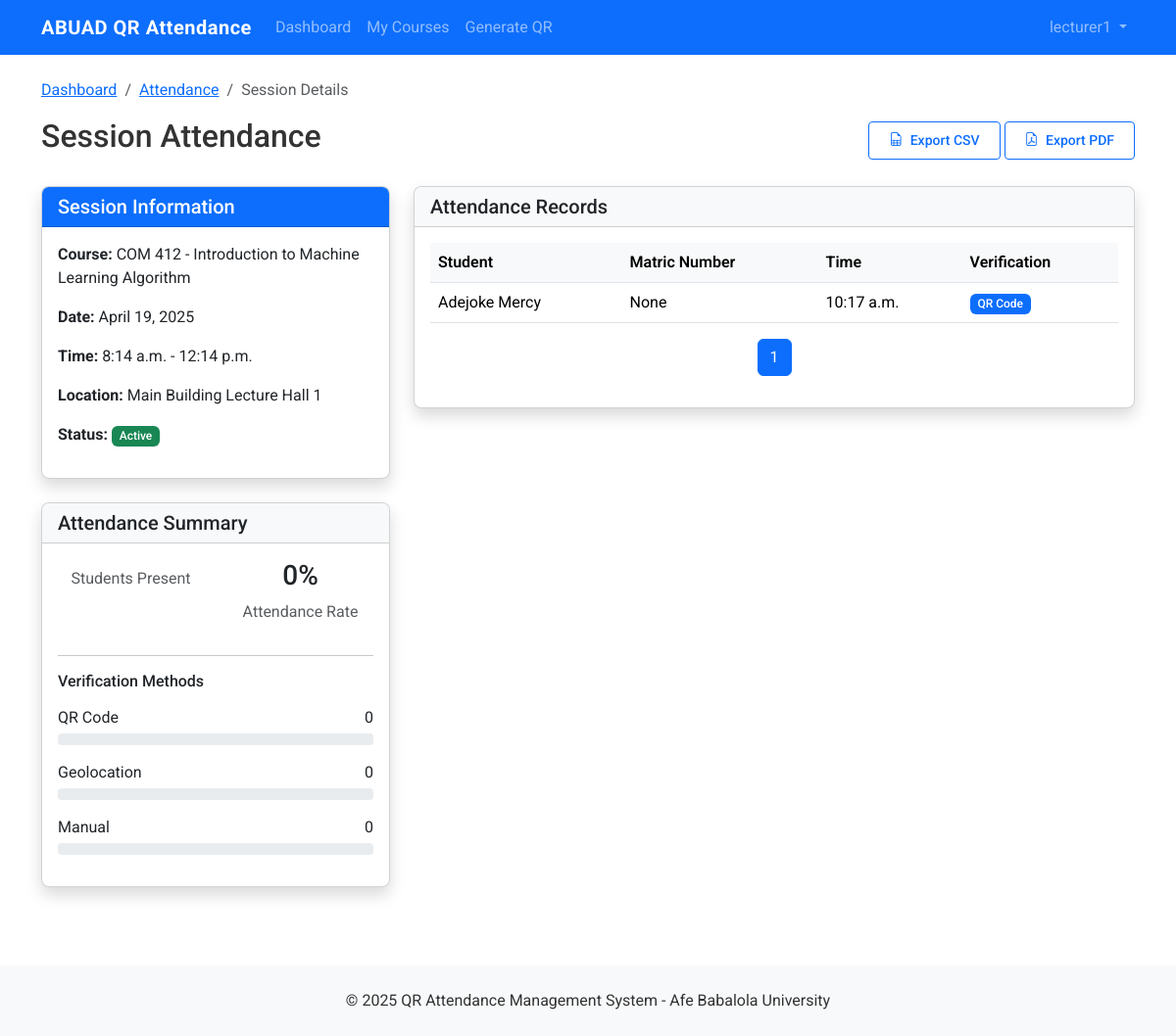
The app's page /attendance/?session=1 (signed in) with its own data.
### accounts/models.py (models this page shows, shortened)
class User(AbstractUser):
    USER_TYPE_CHOICES = (
        ('admin', 'Admin'),
        ('lecturer', 'Lecturer'),
        ('student', 'Student'),
    )
    user_type = models.CharField(max_length=10, choices=USER_TYPE_CHOICES, default='student')
    department = models.CharField(max_length=100, blank=True, null=True)
    matric_number = models.CharField(max_length=20, blank=True, null=True)
    profile_picture = models.ImageField(upload_to='profile_pics/', blank=True, null=True)

### core/models.py (models this page shows, shortened)
class Session(models.Model):
    course = models.ForeignKey(Course, on_delete=models.CASCADE, related_name='sessions')
    location = models.ForeignKey(Location, on_delete=models.CASCADE)
    date = models.DateField()
    start_time = models.TimeField()
    end_time = models.TimeField()
    is_active = models.BooleanField(default=False)
    class Meta:
        ordering = ['-date', 'start_time']

class Course(models.Model):
    code = models.CharField(max_length=20, unique=True)
    title = models.CharField(max_length=200)
    description = models.TextField(blank=True, null=True)
    lecturer = models.ForeignKey(
        settings.AUTH_USER_MODEL,
        on_delete=models.CASCADE,
        related_name='courses',
        limit_choices_to={'user_type': 'lecturer'}
    )
    students = models.ManyToManyField(
        settings.AUTH_USER_MODEL,
        related_name='enrolled_courses',
        limit_choices_to={'user_type': 'student'},
        blank=True
    )
    created_at = models.DateTimeField(auto_now_add=True)
    updated_at = models.DateTimeField(auto_now=True)
    is_active = models.BooleanField(default=True)  # Add this line
    class Meta:
        ordering = ['code']

class Location(models.Model):
    name = models.CharField(max_length=100)
    building = models.CharField(max_length=100)
    room_number = models.CharField(max_length=20, blank=True, null=True)
    latitude = models.DecimalField(max_digits=9, decimal_places=6)
    longitude = models.DecimalField(max_digits=9, decimal_places=6)
    radius = models.IntegerField(default=50, help_text="Radius in meters for geofencing")
    created_at = models.DateTimeField(auto_now_add=True)
    is_active = models.BooleanField(default=True)
    class Meta:
        unique_together = ['building', 'room_number']

class Attendance(models.Model):
    student = models.ForeignKey(
        settings.AUTH_USER_MODEL,
        on_delete=models.CASCADE,
        related_name='attendances',
        limit_choices_to={'user_type': 'student'}
    )
    session = models.ForeignKey(Session, on_delete=models.CASCADE, related_name='attendances')
    qrcode = models.ForeignKey(QRCode, on_delete=models.SET_NULL, null=True, related_name='attendances')
    timestamp = models.DateTimeField(auto_now_add=True)
    latitude = models.DecimalField(max_digits=9, decimal_places=6, null=True)
    longitude = models.DecimalField(max_digits=9, decimal_places=6, null=True)
    is_present = models.BooleanField(default=True)
    verification_method = models.CharField(
        max_length=20,
        choices=[
            ('qrcode', 'QR Code'),
            ('manual', 'Manual Entry'),
            ('geolocation', 'Geolocation')
        ],
        default='qrcode'
    )
    class Meta:
        unique_together = ['student', 'session']
        ordering = ['-timestamp']

### core/views.py (the view, shortened to what this page needs)
# urls.py: path('attendance/', views.attendance_list, name='attendance_list'),
@login_required
def attendance_list(request):
    from django.core.paginator import Paginator
    from .attendance_utils import get_attendance_statistics
    user = request.user
    course_id = request.GET.get('course')
    date_from = request.GET.get('date_from')
    date_to = request.GET.get('date_to')
    if user.user_type == 'student':
        attendances = Attendance.objects.filter(student=user).order_by('-session__date', '-timestamp')
        if course_id:
            attendances = attendances.filter(session__course_id=course_id)
        if date_from:
            try:
                date_from_obj = datetime.datetime.strptime(date_from, '%Y-%m-%d').date()
                attendances = attendances.filter(session__date__gte=date_from_obj)
            except ValueError:
                pass
        if date_to:
            try:
                date_to_obj = datetime.datetime.strptime(date_to, '%Y-%m-%d').date()
                attendances = attendances.filter(session__date__lte=date_to_obj)
            except ValueError:
                pass
        paginator = Paginator(attendances, 10)
        page_number = request.GET.get('page')
        page_obj = paginator.get_page(page_number)
        stats = get_attendance_statistics(user, course_id, date_from, date_to)
        context = {
            'attendances': page_obj,
            'is_paginated': True,
            'page_obj': page_obj,
            'enrolled_courses': user.enrolled_courses.all(),
            'selected_course': course_id,
            'date_from': date_from,
            'date_to': date_to
        }
        if stats:
            context.update(stats)
        return render(request, 'core/student_attendance.html', context)
    elif user.user_type == 'lecturer':
        courses = Course.objects.filter(lecturer=user)
        session_id = request.GET.get('session')
        if session_id:
            try:
                session = Session.objects.get(id=session_id, course__lecturer=user)
                attendances = Attendance.objects.filter(session=session).order_by('student__last_name')
                paginator = Paginator(attendances, 20)
                page_number = request.GET.get('page')
                page_obj = paginator.get_page(page_number)
                return render(request, 'core/session_attendance.html', {
                    'session': session,
                    'attendances': page_obj,
                    'is_paginated': True,
                    'page_obj': page_obj
                })
            except Session.DoesNotExist:
                messages.error(request, "Session not found or you don't have permission to view it.")
    return redirect('dashboard')

### templates/core/session_attendance.html (shortened to what this page needs)
{% extends 'base.html' %}
{% load django_bootstrap5 %}
{% load static %}
{% block content %}
<div class="row">
    <div class="col-md-12 mb-4">
        <nav aria-label="breadcrumb">
            <ol class="breadcrumb">
                <li class="breadcrumb-item"><a href="{% url 'dashboard' %}">Dashboard</a></li>
                <li class="breadcrumb-item"><a href="{% url 'attendance_list' %}">Attendance</a></li>
                <li class="breadcrumb-item active" aria-current="page">Session Details</li>
            </ol>
        </nav>
        <div class="d-flex justify-content-between align-items-center">
            <h2>Session Attendance</h2>
            <div>
                <a href="{% url 'export_attendance' %}?format=csv&session={{ session.id }}" class="btn btn-outline-primary btn-sm">
                    <i class="bi bi-file-earmark-spreadsheet me-1"></i> Export CSV
                </a>
                <a href="{% url 'export_attendance' %}?format=pdf&session={{ session.id }}" class="btn btn-outline-primary btn-sm">
                    <i class="bi bi-file-earmark-pdf me-1"></i> Export PDF
                </a>
            </div>
        </div>
    </div>
</div>
<div class="row">
    <div class="col-md-4 mb-4">
        <div class="card shadow">
            <div class="card-header bg-primary text-white">
                <h5 class="mb-0">Session Information</h5>
            </div>
            <div class="card-body">
                <p><strong>Course:</strong> {{ session.course.code }} - {{ session.course.title }}</p>
                <p><strong>Date:</strong> {{ session.date }}</p>
                <p><strong>Time:</strong> {{ session.start_time }} - {{ session.end_time }}</p>
                <p><strong>Location:</strong> {{ session.location.name }}</p>
                <p><strong>Status:</strong>
                    {% if session.is_active %}
                        <span class="badge bg-success">Active</span>
                    {% else %}
                        <span class="badge bg-secondary">Inactive</span>
                    {% endif %}
                </p>
            </div>
        </div>
        <div class="card shadow mt-4">
            <div class="card-header bg-light">
                <h5 class="mb-0">Attendance Summary</h5>
            </div>
            <div class="card-body">
                <div class="row text-center">
                    <div class="col-6">
                        <p class="text-muted">Students Present</p>
                    </div>
                    <div class="col-6">
                        <h3>{{ attendance_rate|default:"0" }}%</h3>
                        <p class="text-muted">Attendance Rate</p>
                    </div>
                </div>
                <hr>
                <h6 class="mb-3">Verification Methods</h6>
                <div class="mb-3">
                    <div class="d-flex justify-content-between mb-1">
                        <span>QR Code</span>
                        <span>{{ qr_count|default:"0" }}</span>
                    </div>
                    <div class="progress">
                    </div>
                </div>
                <div class="mb-3">
                    <div class="d-flex justify-content-between mb-1">
                        <span>Geolocation</span>
                        <span>{{ geo_count|default:"0" }}</span>
                    </div>
                    <div class="progress">
                    </div>
                </div>
                <div class="mb-3">
                    <div class="d-flex justify-content-between mb-1">
                        <span>Manual</span>
                        <span>{{ manual_count|default:"0" }}</span>
                    </div>
                    <div class="progress">
                    </div>
                </div>
            </div>
        </div>
    </div>
    <div class="col-md-8 mb-4">
        <div class="card shadow">
            <div class="card-header bg-light">
                <h5 class="mb-0">Attendance Records</h5>
            </div>
            <div class="card-body">
                {% if attendances %}
                    <div class="table-responsive">
                        <table class="table table-hover">
                            <thead>
                                <tr>
                                    <th>Student</th>
                                    <th>Matric Number</th>
                                    <th>Time</th>
                                    <th>Verification</th>
                                </tr>
                            </thead>
                            <tbody>
                                {% for attendance in attendances %}
                                <tr>
                                    <td>{{ attendance.student.get_full_name }}</td>
                                    <td>{{ attendance.student.matric_number }}</td>
                                    <td>{{ attendance.timestamp|time }}</td>
                                    <td>
                                        {% if attendance.verification_method == 'qrcode' %}
                                            <span class="badge bg-primary">QR Code</span>
                                        {% elif attendance.verification_method == 'geolocation' %}
                                            <span class="badge bg-info">Geolocation</span>
                                        {% else %}
                                            <span class="badge bg-secondary">Manual</span>
                                        {% endif %}
                                    </td>
                                </tr>
                                {% endfor %}
                            </tbody>
                        </table>
                    </div>
                    {% if is_paginated %}
                    <nav aria-label="Page navigation">
                        <ul class="pagination justify-content-center">
                            {% for num in page_obj.paginator.page_range %}
                                {% if page_obj.number == num %}
                                    <li class="page-item active"><a class="page-link" href="#">{{ num }}</a></li>
                                {% elif num > page_obj.number|add:'-3' and num < page_obj.number|add:'3' %}
                                    <li class="page-item">
                                        <a class="page-link" href="?session={{ session.id }}&page={{ num }}">{{ num }}</a>
                                    </li>
                                {% endif %}
                            {% endfor %}
                        </ul>
                    </nav>
                    {% endif %}
                {% else %}
                    <p class="text-center text-muted">No attendance records found for this session.</p>
                {% endif %}
            </div>
        </div>
    </div>
</div>
{% endblock %}

### templates/base.html (shortened to what this page needs)
{% load django_bootstrap5 %}
{% load static %}
<!DOCTYPE html>
<html lang="en">
<head>
    {% bootstrap_css %}
    <link rel="stylesheet" href="https://cdn.jsdelivr.net/npm/bootstrap-icons@1.11.0/font/bootstrap-icons.css">
    <link rel="stylesheet" href="{% static 'css/custom.css' %}">
</head>
<body>
    <nav class="navbar navbar-expand-lg navbar-dark bg-primary">
        <div class="container">
            <a class="navbar-brand" href="/">ABUAD QR Attendance</a>
            <div class="collapse navbar-collapse" id="navbarNav">
                <ul class="navbar-nav me-auto">
                    {% if user.is_authenticated %}
                        <li class="nav-item">
                            <a class="nav-link" href="{% url 'dashboard' %}">Dashboard</a>
                        </li>
                        {% if user.user_type == 'lecturer' %}
                            <li class="nav-item">
                                <a class="nav-link" href="{% url 'course_list' %}">My Courses</a>
                            </li>
                            <li class="nav-item">
                                <a class="nav-link" href="{% url 'generate_qrcode' %}">Generate QR</a>
                            </li>
                        {% endif %}
                    {% endif %}
                </ul>
                <ul class="navbar-nav">
                    {% if user.is_authenticated %}
                        <li class="nav-item dropdown">
                            <a class="nav-link dropdown-toggle" href="#" id="navbarDropdown" role="button" data-bs-toggle="dropdown" aria-expanded="false">
                                {{ user.username }}
                            </a>
                        </li>
                    {% endif %}
                </ul>
            </div>
        </div>
    </nav>
    <div class="container main-content py-4">
        {% block content %}{% endblock %}
    </div>
    <footer class="footer text-center">
        <div class="container">
            <p class="mb-0">&copy; {% now "Y" %} QR Attendance Management System - Afe Babalola University</p>
        </div>
    </footer>
</body>
</html>

### static/css/custom.css (style rules this page uses)
body { font-family: 'Roboto', sans-serif; color: #333; }
.navbar-brand { font-weight: 700; letter-spacing: 0.5px; }
.card { border-radius: 0.5rem; overflow: hidden; transition: all 0.3s ease; }
.card-header { font-weight: 600; }
.btn { border-radius: 0.25rem; padding: 0.5rem 1.25rem; font-weight: 500; }
.table th { font-weight: 600; background-color: #f8f9fa; }
.badge { font-weight: 500; padding: 0.35em 0.65em; }
.progress { height: 0.75rem; border-radius: 0.25rem; }
.footer { background-color: #f8f9fa; padding: 1.5rem 0; margin-top: 2rem; }

### records on screen
User: username "lecturer1"
Session: course.code "COM 412", course "Introduction to Machine Learning Algorithm", date "April 19, 2025", start_time "8:14 a.m.", end_time "12:14 p.m.", location.name "Main Building Lecture Hall 1"
Attendance: student.get_full_name "Adejoke Mercy", student.matric_number "None", timestamp "10:17 a.m.", verification_method "QR Code"

### other values on screen
{{ attendance_rate|default:"0" }} "0"
{{ qr_count|default:"0" }} "0"
{{ geo_count|default:"0" }} "0"
{{ manual_count|default:"0" }} "0"
{{ num }} "1"
